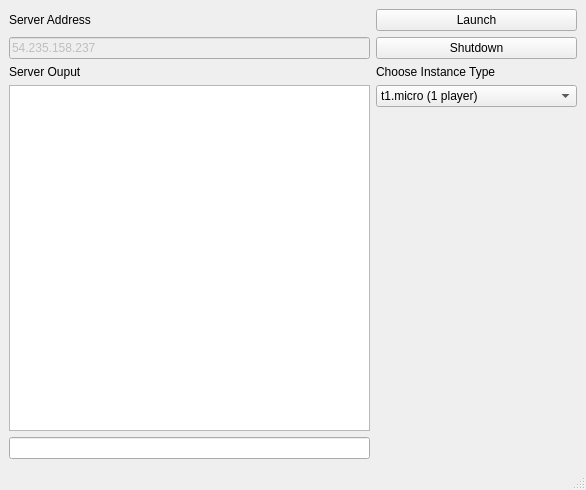
<?xml version="1.0" encoding="UTF-8"?>
<ui version="4.0">
 <class>MainWindow</class>
 <widget class="QMainWindow" name="MainWindow">
  <property name="geometry">
   <rect>
    <x>0</x>
    <y>0</y>
    <width>586</width>
    <height>490</height>
   </rect>
  </property>
  <property name="windowTitle">
   <string>Minecraft EC2 Server Manager</string>
  </property>
  <widget class="QWidget" name="centralwidget">
   <layout class="QGridLayout" name="gridLayout">
    <item row="0" column="0">
     <layout class="QGridLayout" name="gridLayout_2">
      <item row="1" column="0">
       <layout class="QVBoxLayout" name="verticalLayout_2">
        <item>
         <widget class="QLabel" name="label_2">
          <property name="text">
           <string>Server Ouput</string>
          </property>
         </widget>
        </item>
        <item>
         <widget class="QTextEdit" name="serverOutputTextEdit">
          <property name="readOnly">
           <bool>true</bool>
          </property>
         </widget>
        </item>
        <item>
         <widget class="QLineEdit" name="sendCommandLine"/>
        </item>
       </layout>
      </item>
      <item row="0" column="1">
       <layout class="QVBoxLayout" name="verticalLayout_3">
        <item>
         <widget class="QPushButton" name="launchButton">
          <property name="text">
           <string>Launch</string>
          </property>
         </widget>
        </item>
        <item>
         <widget class="QPushButton" name="shutdownButton">
          <property name="text">
           <string>Shutdown</string>
          </property>
         </widget>
        </item>
       </layout>
      </item>
      <item row="0" column="0">
       <layout class="QVBoxLayout" name="verticalLayout_4">
        <item>
         <widget class="QLabel" name="label">
          <property name="text">
           <string>Server Address</string>
          </property>
         </widget>
        </item>
        <item>
         <widget class="QLineEdit" name="serverAddressLine">
          <property name="enabled">
           <bool>false</bool>
          </property>
          <property name="text">
           <string>54.235.158.237</string>
          </property>
         </widget>
        </item>
       </layout>
      </item>
      <item row="1" column="1">
       <layout class="QVBoxLayout" name="verticalLayout_6">
        <item>
         <widget class="QLabel" name="label_3">
          <property name="text">
           <string>Choose Instance Type</string>
          </property>
         </widget>
        </item>
        <item>
         <widget class="QComboBox" name="typeComboBox">
          <item>
           <property name="text">
            <string>t1.micro (1 player)</string>
           </property>
          </item>
          <item>
           <property name="text">
            <string>m1.small (1 - 2 players)</string>
           </property>
          </item>
          <item>
           <property name="text">
            <string>m1.medium (3 - 10 players)</string>
           </property>
          </item>
          <item>
           <property name="text">
            <string>m1.large (10+ or excessive lag)</string>
           </property>
          </item>
         </widget>
        </item>
        <item>
         <spacer name="verticalSpacer">
          <property name="orientation">
           <enum>Qt::Vertical</enum>
          </property>
          <property name="sizeHint" stdset="0">
           <size>
            <width>20</width>
            <height>40</height>
           </size>
          </property>
         </spacer>
        </item>
       </layout>
      </item>
     </layout>
    </item>
   </layout>
  </widget>
  <widget class="QMenuBar" name="menubar">
   <property name="geometry">
    <rect>
     <x>0</x>
     <y>0</y>
     <width>586</width>
     <height>21</height>
    </rect>
   </property>
  </widget>
  <widget class="QStatusBar" name="statusbar"/>
 </widget>
 <resources/>
 <connections/>
</ui>
